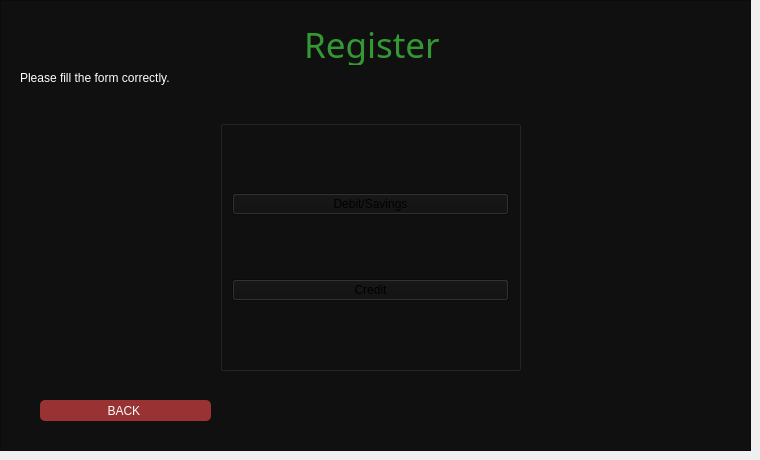
     <widget class="QWidget" name="page_7">
      <widget class="QFrame" name="frame_10">
       <property name="geometry">
        <rect>
         <x>0</x>
         <y>0</y>
         <width>751</width>
         <height>451</height>
        </rect>
       </property>
       <property name="styleSheet">
        <string notr="true">background: #101010;</string>
       </property>
       <property name="frameShape">
        <enum>QFrame::StyledPanel</enum>
       </property>
       <property name="frameShadow">
        <enum>QFrame::Raised</enum>
       </property>
       <widget class="QLabel" name="label_7">
        <property name="geometry">
         <rect>
          <x>258</x>
          <y>24</y>
          <width>223</width>
          <height>41</height>
         </rect>
        </property>
        <property name="font">
         <font>
          <family>Droid Sans</family>
          <pointsize>-1</pointsize>
         </font>
        </property>
        <property name="styleSheet">
         <string notr="true">text-align: center;
color: #393;
margin: 0 auto;
font-size: 35px;
font-family: 'Droid Sans';</string>
        </property>
        <property name="text">
         <string>Register</string>
        </property>
       </widget>
       <widget class="QPushButton" name="backButton_3">
        <property name="geometry">
         <rect>
          <x>40</x>
          <y>400</y>
          <width>171</width>
          <height>21</height>
         </rect>
        </property>
        <property name="styleSheet">
         <string notr="true">Padding: 1px;
Border-radius: 5px;
Background: #933;
Color: #fefefe;</string>
        </property>
        <property name="text">
         <string>BACK </string>
        </property>
       </widget>
       <widget class="QLabel" name="regLabel_3">
        <property name="geometry">
         <rect>
          <x>20</x>
          <y>70</y>
          <width>601</width>
          <height>16</height>
         </rect>
        </property>
        <property name="styleSheet">
         <string notr="true">color: #fefefe;</string>
        </property>
        <property name="text">
         <string>Please fill the form correctly.</string>
        </property>
       </widget>
       <widget class="QGroupBox" name="groupBox_2">
        <property name="geometry">
         <rect>
          <x>220</x>
          <y>120</y>
          <width>301</width>
          <height>251</height>
         </rect>
        </property>
        <property name="title">
         <string/>
        </property>
        <layout class="QVBoxLayout" name="verticalLayout_3">
         <item>
          <widget class="QPushButton" name="debitpushButton">
           <property name="text">
            <string>Debit/Savings</string>
           </property>
          </widget>
         </item>
         <item>
          <widget class="QPushButton" name="creditPushButton">
           <property name="text">
            <string>Credit</string>
           </property>
          </widget>
         </item>
        </layout>
       </widget>
      </widget>
     </widget>
